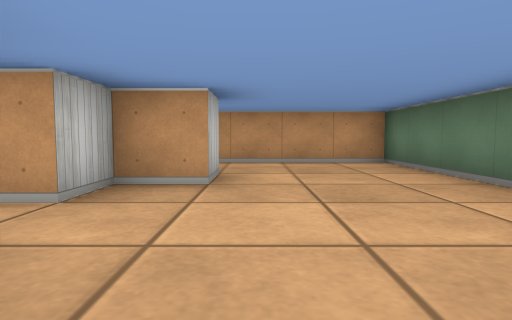
view 1 (above)

12 first-person views from a walk through a cub3D maze. The camera is about half as high as the walls, tilts 4° down and sees 75° across. The floor is counted in squares. Each view is taken from the middle of a square. On the plan, view 1 faces up. The plan holds only what a view shows up to about 9 squares ahead; the rest is blank.

view 2
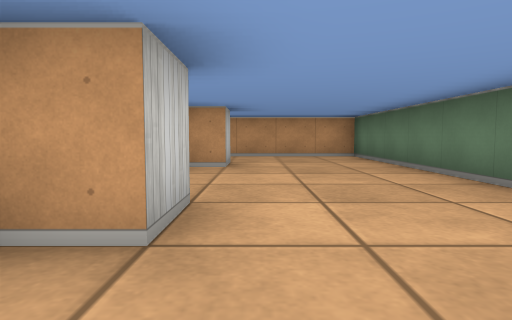

view 3
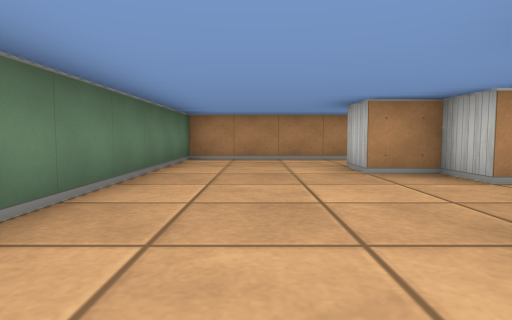

view 4
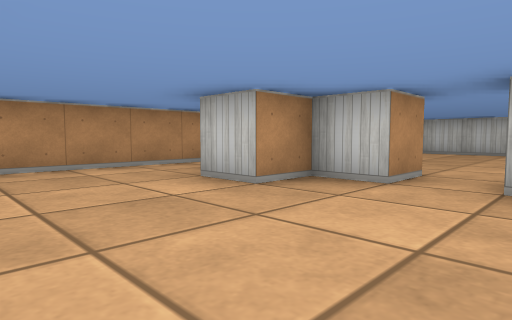

view 5
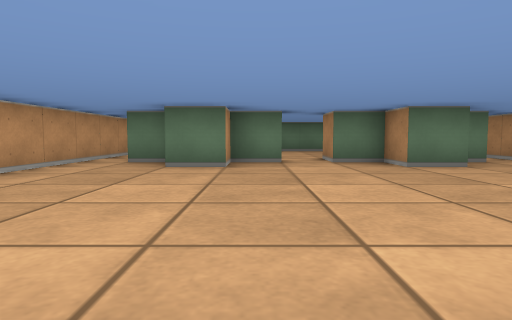

view 6
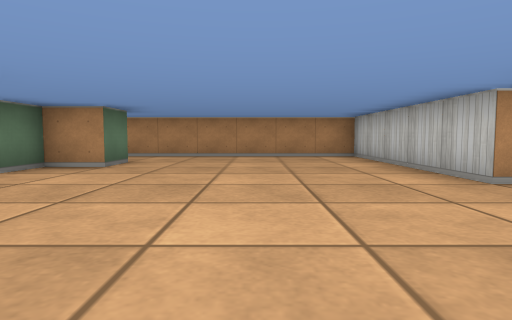

view 7
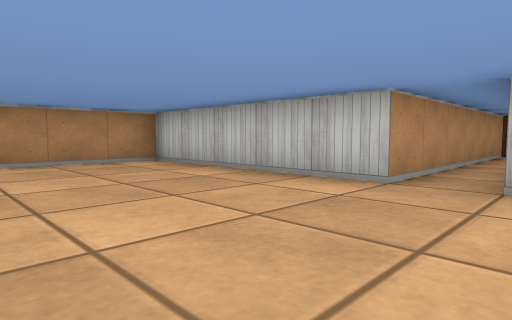

view 8
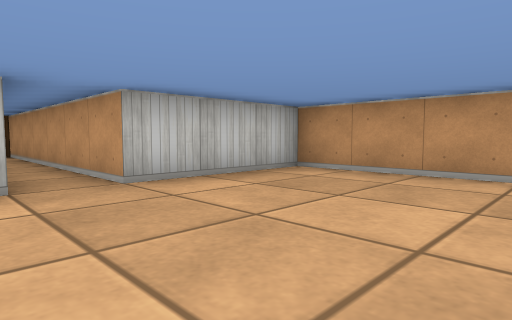

view 9
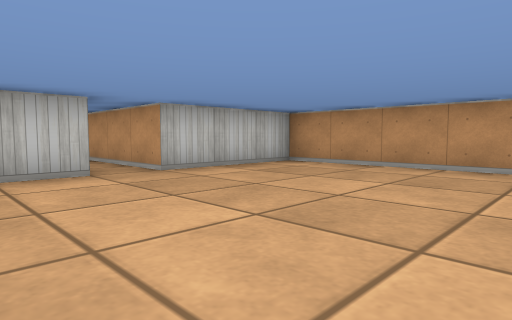

view 10
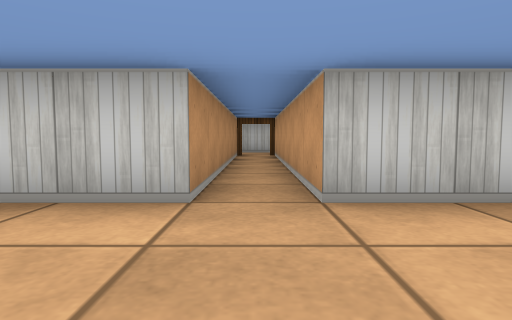

view 11
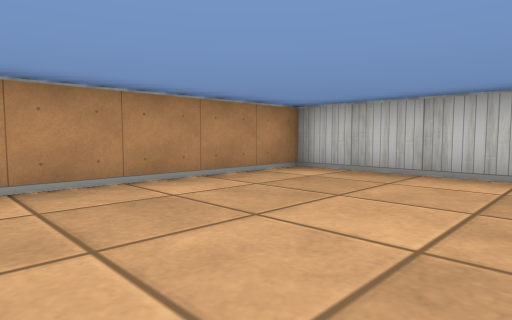

view 12
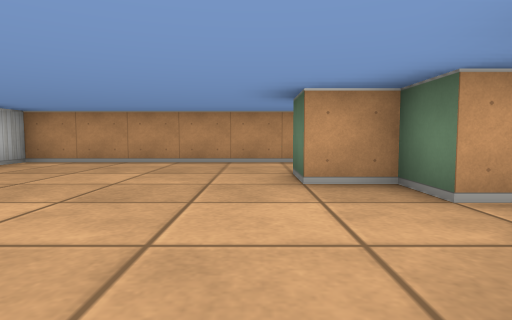

### Floor plan
Points are (right, up) in squares from view 1. A wall is a line through its corners. A room is listed if a view was taken in it or the views show most of it. See-through windows are left out.
Room 1 (views 1, 2, 3, 4)
walls: (-0.5, 4.5) (-0.5, 3.5) (-1.5, 3.5) (-1.5, 2.5) (-2.5, 2.5); (-2.5, 1.5) (-1.5, 1.5) (-1.5, 0.5) (-0.5, 0.5) (-0.5, -0.5) (-1.2, -0.5); (-1.5, -2.5) (2.5, -2.5) (2.5, 6.5) (-1.5, 6.5)
ways out: opening at (-2, 2) to room 2; opening at (-1, -2) to room 2; opening at (-1, 6) to room 2
Room 2 (views 5, 6, 7, 8, 9, 10, 11, 12)
walls: (-2.5, 2.5) (-2.5, 3.5) (-3.5, 3.5) (-3.5, 4.5); (-3.5, -0.6) (-3.5, 0.5) (-2.5, 0.5) (-2.5, 1.5); (-2.5, 4.8) (-2.5, 5.5); (-2.5, -1.6) (-2.5, -1.1); (-1.5, 6.5) (-8.5, 6.5) (-8.5, 3.5) (-15, 3.5); (-15, 2.5) (-8.5, 2.5) (-8.5, -2.5) (-1.5, -2.5)
ways out: opening at (-2, 2) to room 1; opening at (-1, -2) to room 1; opening at (-1, 6) to room 1; open door at (-15, 3)

Positions as (right, up) in squares from view 1, and headings:
1: (0, 0), facing up
2: (0, -2), facing up
3: (1, 5), facing down
4: (2, 3), facing down-left
5: (-9, 3), facing right
6: (-6, 6), facing down
7: (-5, 4), facing down-left
8: (-5, 2), facing up-left
9: (-4, 1), facing up-left
10: (-6, 3), facing left
11: (-4, 1), facing down-left
12: (-4, 0), facing up
